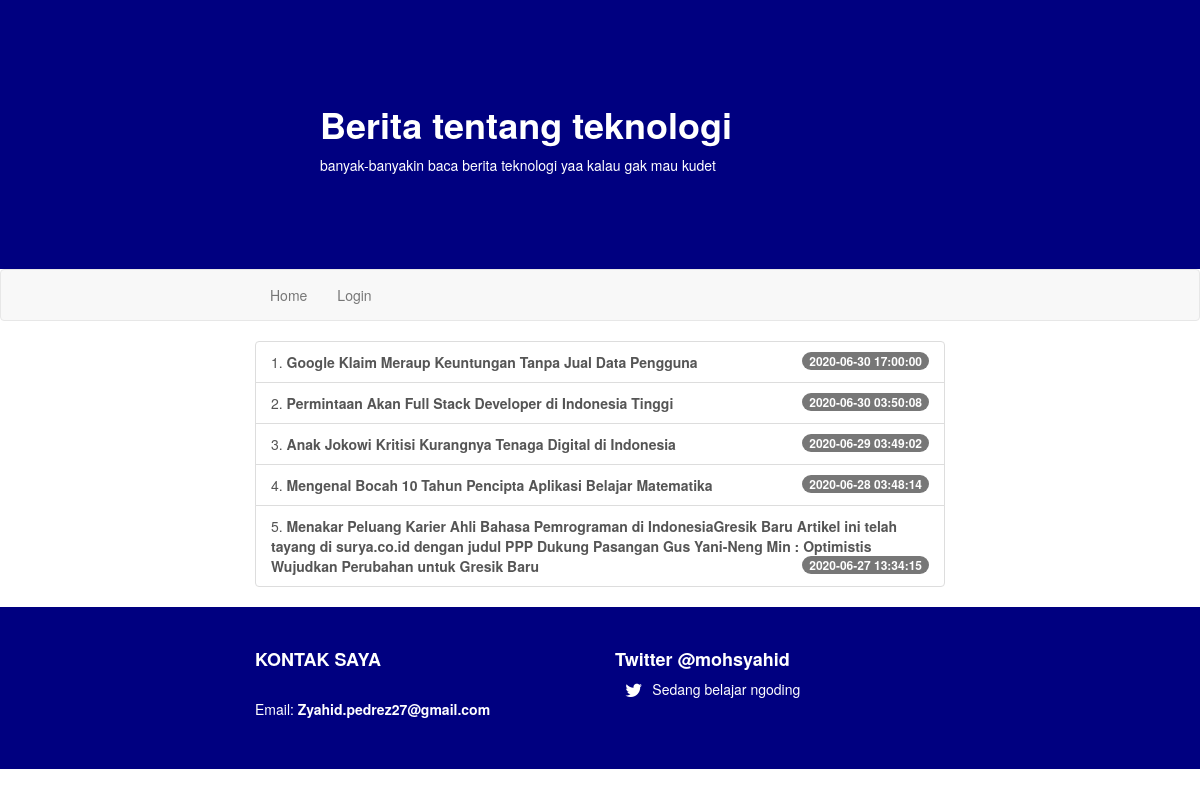
The page /daftar_isi.php on the database its author committed.
### tables this page shows
CREATE TABLE `artikel` (
  `id` int(11) NOT NULL,
  `judul` varchar(255) NOT NULL,
  `isi` text NOT NULL,
  `tanggal` timestamp NOT NULL DEFAULT current_timestamp(),
  `penulis` varchar(128) NOT NULL
);

### daftar_isi.php (the view, shortened to what this page needs)
<?php include("konektor.php"); ?>
<!DOCTYPE html>
<html>
    <head>
        <link rel="stylesheet" href="bootstrap/css/bootstrap.css" />
        <link rel="stylesheet" href="bootstrap/css/style.css" />
        <link rel="stylesheet" href="font-awesome/css/font-awesome.css" />
    </head>
    <body>
        <header>
            <?php include("header.php"); ?>
        </header>
        <nav class="navbar navbar-default"><?php include("menu.php"); ?></nav>
        <article>
            <div class="container wrap">
                <div class="row">
                    <div class="col-md-12">
                        <?php
                            $query = mysqli_query($koneksi, "SELECT * FROM artikel ORDER BY tanggal DESC");
                            $i = 1;
                            echo "<div class='list-group'>";
                            while($artikel = mysqli_fetch_array($query)){
                                echo "<a class='list-group-item' href='artikel.php?id=".$artikel['id']."'>$i. <b>".$artikel['judul']."</b><span class='badge'>".$artikel['tanggal']."</span></a>";
                                $i++;
                            }
                            echo "</div>";
                        ?>
                    </div>
                </div>
            </div>
        </article>
        <footer>
            <?php include("footer.php"); ?>
        </footer>
    </body>
</html>

### rows shown on the page
artikel: judul "Google Klaim Meraup Keuntungan Tanpa Jual Data Pengguna", tanggal "2020-06-30 17:00:00"
artikel: judul "Permintaan Akan Full Stack Developer di Indonesia Tinggi", tanggal "2020-06-30 03:50:08"
artikel: judul "Anak Jokowi Kritisi Kurangnya Tenaga Digital di Indonesia", tanggal "2020-06-29 03:49:02"
artikel: judul "Mengenal Bocah 10 Tahun Pencipta Aplikasi Belajar Matematika", tanggal "2020-06-28 03:48:14"
artikel: judul "Menakar Peluang Karier Ahli Bahasa Pemrograman di IndonesiaGresik Baru Artikel ini telah tayang di surya.co.id dengan judul PPP Dukung Pasangan Gus Yani-Neng Min : Optimistis Wujudkan Perubahan untuk Gresik Baru", tanggal "2020-06-27 13:34:15"
